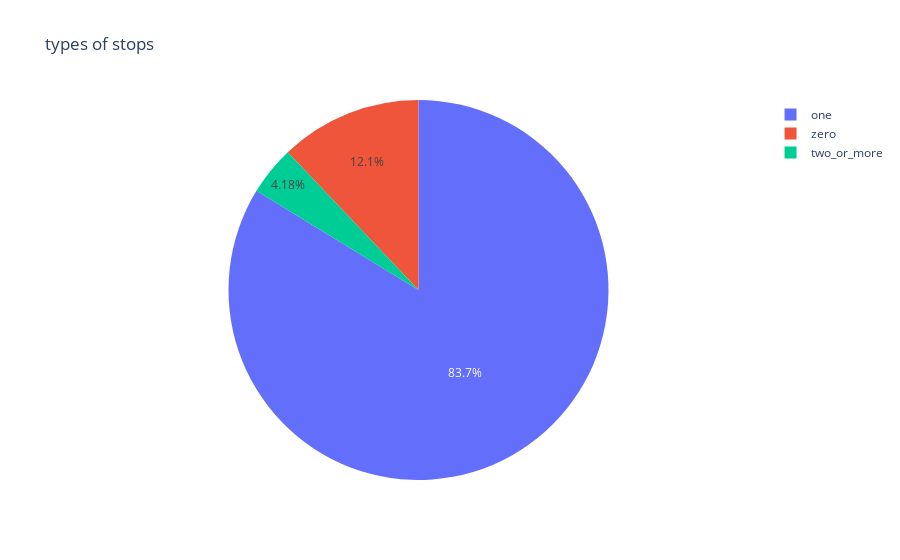

Notebook code cell kept with this figure:
### Code cell
fig = px.pie(stops_count, values='count', names='stops',title='types of stops ')
fig.show()

### Figure 1 — Plotly figure (JSON) as saved in the notebook; plotly's stock layout.template omitted (floating-point values rounded to 4 significant figures)
{"data": [{"domain": {"x": [0, 1], "y": [0, 1]}, "hovertemplate": "stops=%{label}<br>count=%{value}<extra></extra>", "labels": ["one", "zero", "two_or_more"], "legendgroup": "", "name": "", "showlegend": true, "type": "pie", "values": [249573, 36004, 12466]}], "layout": {"legend": {"tracegroupgap": 0}, "title": {"text": "types of stops "}}}
